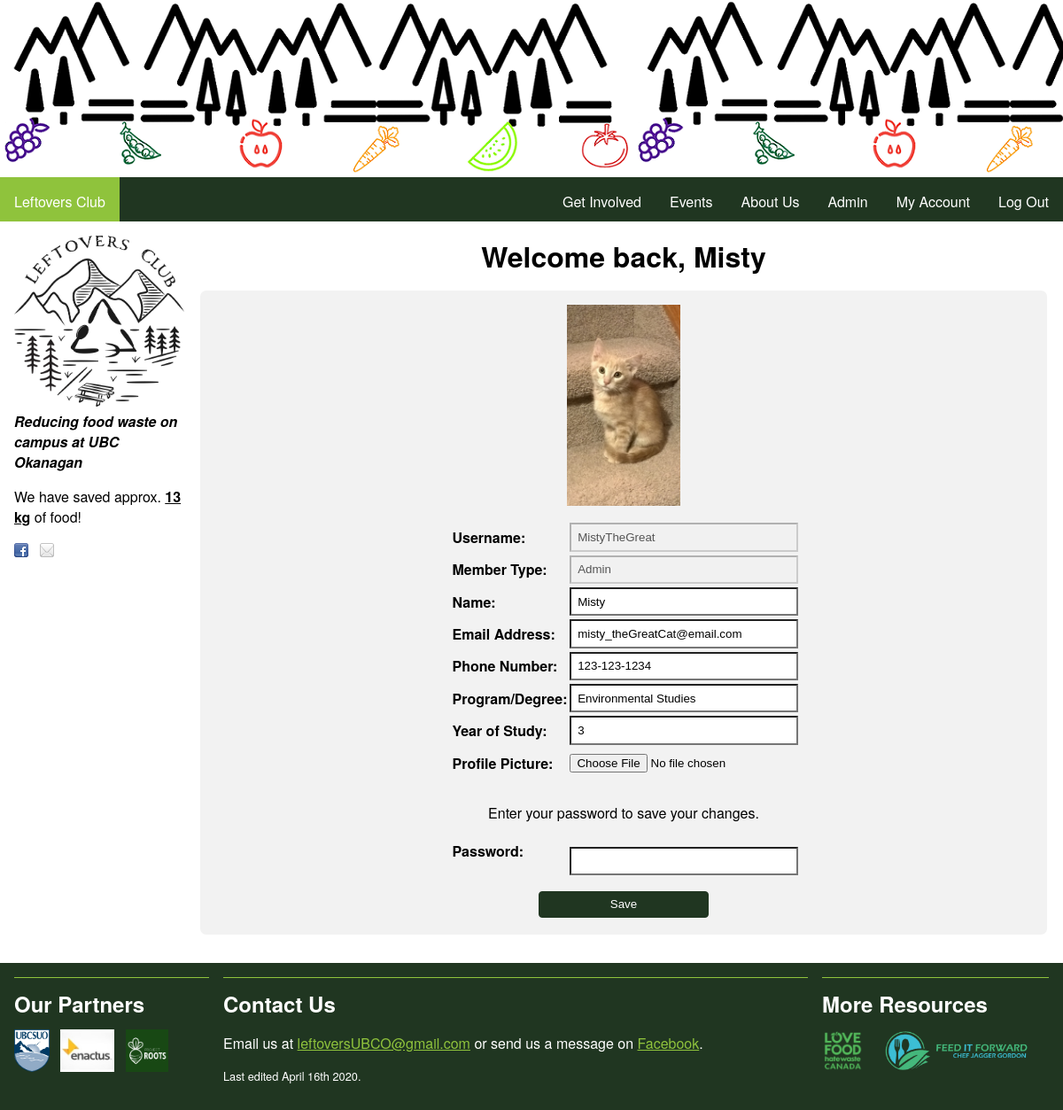
The app's page /ProjectStep3/viewAccount.php (signed in) with its own data.
### tables this page shows
CREATE TABLE `users` (
  `userID` int(11) NOT NULL,
  `name` varchar(80) NOT NULL,
  `typeOfUser` varchar(20) NOT NULL,
  `yearOfStudy` int(11) DEFAULT NULL,
  `program` varchar(30) DEFAULT NULL,
  `whyVolunteer` varchar(100) NOT NULL,
  `availabilityChoices` varchar(50) DEFAULT NULL,
  `skills` varchar(250) DEFAULT NULL,
  `other` varchar(500) DEFAULT NULL,
  `username` varchar(30) NOT NULL,
  `password` varchar(30) NOT NULL,
  `profilePicture` varchar(100) DEFAULT NULL,
  `email` varchar(50) NOT NULL,
  `phonenum` varchar(20) DEFAULT NULL,
  `securityQuestion` varchar(50) NOT NULL,
  `securityResponse` varchar(30) NOT NULL
);

### ProjectStep3/viewAccount-data.php (the view, shortened to what this page needs)
<?php
  require_once('include/db_connection.php');
  echo '<h1 class="center-text">Welcome back, '.$_SESSION["fullName"].'</h1>';
  $name = $type = $email = $phonenum = $program = $yearOfStudy = $img_src = $pname = $db_password = "";
  try{
    $pdo = openConnection();
  } catch (PDOException $e){
    die($e->getMessage());
  }
  $sql = "SELECT name, typeOfUser, yearOfStudy, program, username, password, profilePicture, email, phonenum FROM users WHERE username = ?";
  if($stmt = $pdo->prepare($sql)){
    $stmt->bindValue(1, $_SESSION["username"]);
    if($stmt->execute()){
      if($row = $stmt->fetch()){
        $name = $row["name"];
        $type = $row["typeOfUser"];
        $yearOfStudy = $row["yearOfStudy"];
        $program = $row["program"];
        $img_src = $row["profilePicture"];
        $email = $row["email"];
        $phonenum = $row["phonenum"];
      }
    }else{
      print("<script>window.alert('Oops! Something went wrong. Please try again later.');window.location.href = 'login.php';</script>");
    }
  }
  if(!empty($img_src)){
    $uploads_dir = 'uploads/profilePictures/'.$img_src;
  }
  $nameError = $emailError = $passwordError = "";
?>
<form id="accountInfo" name="accountInformation" method="post" enctype="multipart/form-data" action="<?php echo htmlspecialchars($_SERVER["PHP_SELF"]);?>">
  <fieldset>
    <img src="<?php if(empty($img_src)){echo 'images/icons8-person-64.png';} else {echo $uploads_dir;} ?>" alt="Profile Picture">
    <table class="tableFieldset">
      <tbody>
        <tr>
          <th><label> Username: </label>
            <td> <input disabled type="text" name="username" value="<?php echo $_SESSION["username"]; ?>" title="Please contact an admin to change your username."></td>
          </tr>
          <th><label> Member Type: </label>
            <td> <input disabled type="text" name="typeOfUser" value="<?php echo $type; ?>"></td>
          <tr>
            <th><label> Name: </label></th>
            <td> <input type="text" name="name" title="Full name" autofocus  value = "<?php echo $name;?>"><?php echo "<span class=\"leftBlank\">".$nameError."</span>";?></td>
          </tr>
          <tr>
            <th><label> Email Address: </label></th>
            <td> <input type="text" name="email" value="<?php echo $email; ?>" required><?php echo "<span class=\"leftBlank\">".$emailError."</span>";?></td>
          </tr>
          <tr>
            <th><label>Phone Number:</label></th>
            <td><input type="text" name="phonenum" pattern="[0-9]{3}-[0-9]{3}-[0-9]{4}" value="<?php echo $phonenum; ?>" title="Must be a 10-digit phone number in the format 123-456-7890"></td>
          </tr>
          <tr>
            <th><label>Program/Degree: </label></th>
            <td><input type="text" name="program" value="<?php echo $program; ?>"></td>
          </tr>
          <tr>
            <th><label>Year of Study: </label></th>
            <td><input  type="number" name="yearOfStudy" value="<?php echo $yearOfStudy; ?>" min="1" max="5"></td>
          </tr>
          <tr>
            <th><label>Profile Picture:</label></th>
            <td><input type="file" name="profilePicture" accept="image/*"></td>
          </tr>
          <tr>
            <td colspan="2" class="center-text"><br>Enter your password to save your changes.</td>
          </tr>
          <tr>
            <th><label>Password:</label></th>
            <td><?php echo "<span class=\"leftBlank\">".$passwordError."</span>";?><br><input type="password" name="password" required></td>
          </tr>
        </tbody>
        <tfoot>
          <tr>
            <td colspan="2"><input type="submit" value="Save"></td>
          </tr>
        </tfoot>
      </table>
    </fieldset>
  </form>

### ProjectStep3/css/styles.css (style rules this page uses)
html { margin: 0; }
body { margin: 0; font-family: "Helvetica Neue", Helvetica, Arial, sans-serif; }
h1 { font-size: 2em; margin: 0 0 0.5em 0; }
.center-text { text-align: center; }
#viewAccount th, #viewMember th { font-weight: bold; }
#viewAccount input[type=submit], #viewMember input[type=submit], #viewMember input[type=button] { margin-top: 1em; }
.tableFieldset th { text-align: left; font-weight: normal; min-width: 6em; margin: 0; padding: 0; }
.tableFieldset input { width: 95%; }
input, textarea, select { padding: 0.5em; border-radius: 0; }
input[type=file] { padding: 0.5em 0; }
fieldset { background-color: #f2f2f2; border: none; border-radius: 5pt; padding: 1em; margin-bottom: 1em; width: inherit; }
fieldset table { margin-left: auto; margin-right: auto; }
input[type=file] { cursor: pointer; }
input[type=submit], #getCredentials a, #viewMember input[type=button] { width: 50%; margin-right: 25%; margin-bottom: 0; margin-left: 25%; display: inline-block; padding-top: 0.5em; padding-bottom: 0.5em; color: white; background-color: #203621; border: 1px solid #203621; border-radius: 4px; box-sizing: border-box; text-decoration: none; text-align: center; cursor: pointer; }
#viewAccount img, #viewMember img { display: block; margin-left: auto; margin-right: auto; margin-bottom: 1em; width: 128px; height: auto; text-align: center; }

### records on screen
users: profilePicture (picture), typeOfUser "Admin", name "Misty", email "misty_theGreatCat@email.com", phonenum "123-123-1234", program "Environmental Studies", yearOfStudy "3"

### other values on screen
$totalAmount "13"
$_SESSION["fullName"] "Misty"
